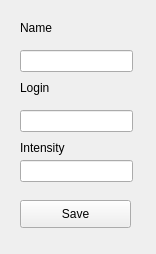
<?xml version="1.0" encoding="UTF-8"?>
<ui version="4.0">
 <class>SettingForm</class>
 <widget class="QWidget" name="SettingForm">
  <property name="geometry">
   <rect>
    <x>0</x>
    <y>0</y>
    <width>156</width>
    <height>254</height>
   </rect>
  </property>
  <property name="windowTitle">
   <string>Form</string>
  </property>
  <widget class="QLineEdit" name="lineEdit">
   <property name="geometry">
    <rect>
     <x>20</x>
     <y>50</y>
     <width>113</width>
     <height>22</height>
    </rect>
   </property>
  </widget>
  <widget class="QLineEdit" name="lineEdit_2">
   <property name="geometry">
    <rect>
     <x>20</x>
     <y>110</y>
     <width>113</width>
     <height>22</height>
    </rect>
   </property>
  </widget>
  <widget class="QLineEdit" name="lineEdit_3">
   <property name="geometry">
    <rect>
     <x>20</x>
     <y>160</y>
     <width>113</width>
     <height>22</height>
    </rect>
   </property>
  </widget>
  <widget class="QPushButton" name="pushButton">
   <property name="geometry">
    <rect>
     <x>20</x>
     <y>200</y>
     <width>111</width>
     <height>28</height>
    </rect>
   </property>
   <property name="text">
    <string>Save</string>
   </property>
  </widget>
  <widget class="QLabel" name="label">
   <property name="geometry">
    <rect>
     <x>20</x>
     <y>20</y>
     <width>55</width>
     <height>16</height>
    </rect>
   </property>
   <property name="text">
    <string>Name</string>
   </property>
  </widget>
  <widget class="QLabel" name="label_2">
   <property name="geometry">
    <rect>
     <x>20</x>
     <y>80</y>
     <width>55</width>
     <height>16</height>
    </rect>
   </property>
   <property name="text">
    <string>Login</string>
   </property>
  </widget>
  <widget class="QLabel" name="label_3">
   <property name="geometry">
    <rect>
     <x>20</x>
     <y>140</y>
     <width>55</width>
     <height>16</height>
    </rect>
   </property>
   <property name="text">
    <string>Intensity</string>
   </property>
  </widget>
 </widget>
 <resources/>
 <connections/>
</ui>
